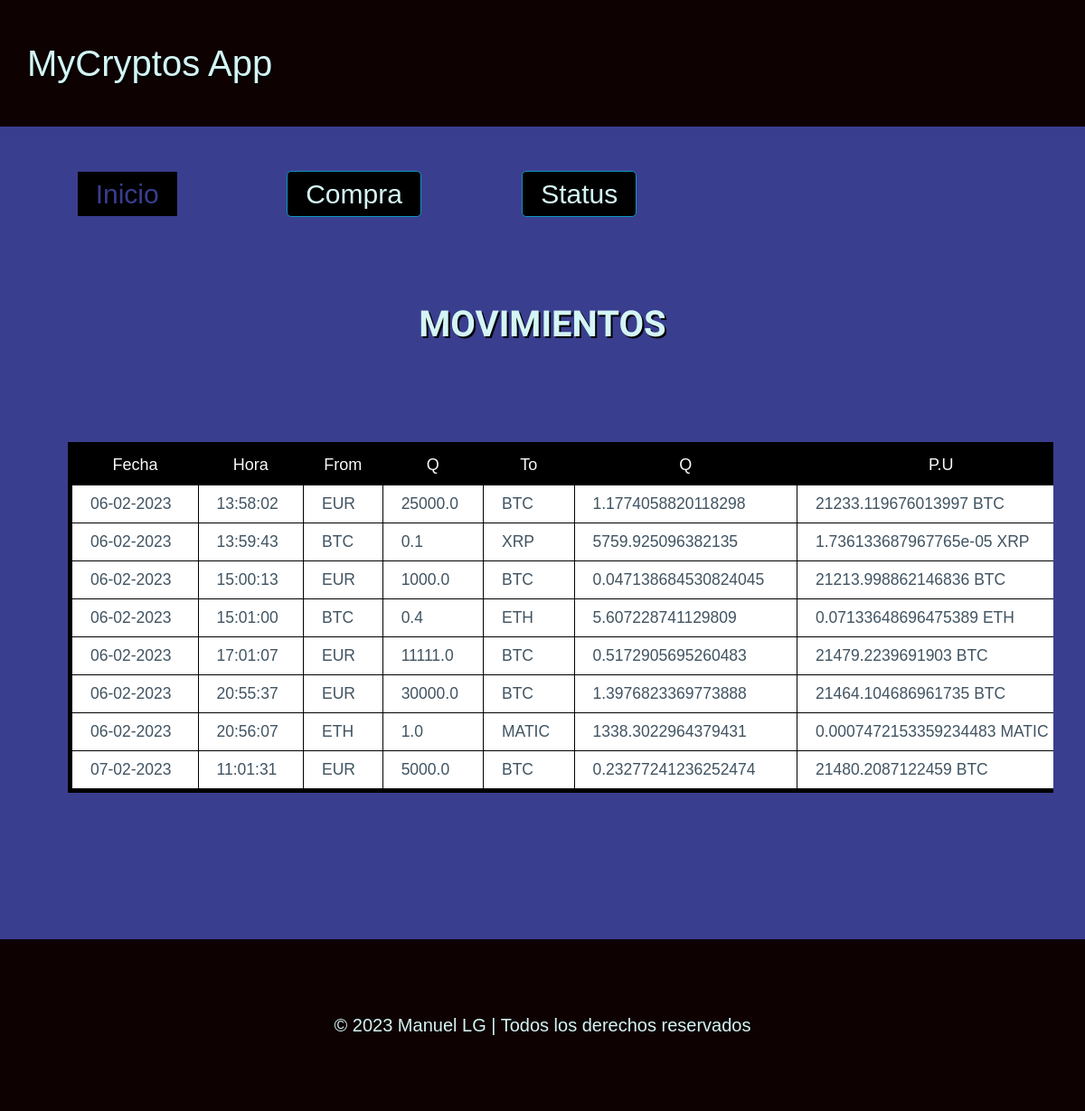
/, run on an earlier commit of the app's database.
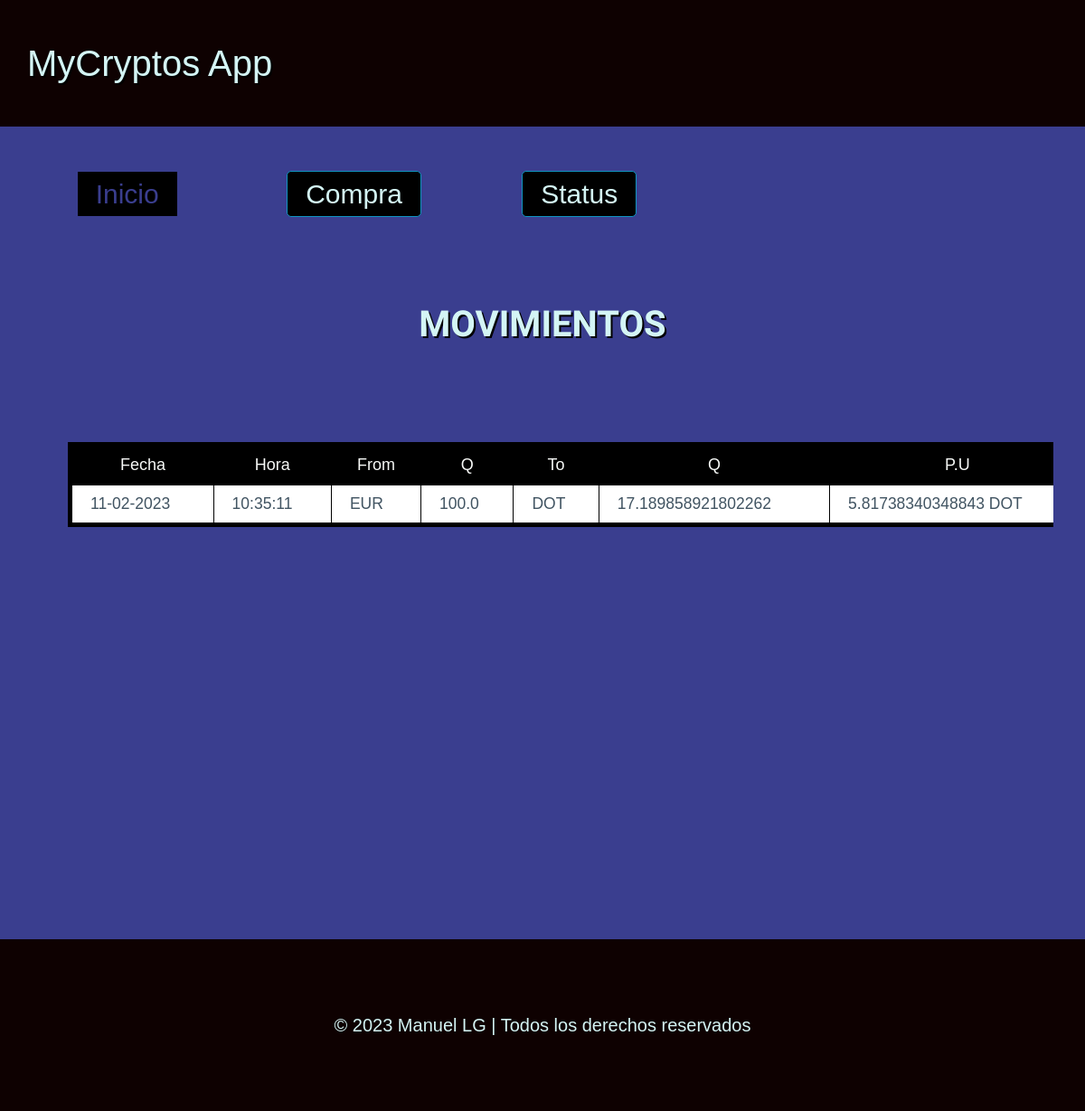
And on a later commit of the database.
### tables this page shows
CREATE TABLE "movimientos" (
	"id"	INTEGER,
	"fecha"	TEXT NOT NULL,
	"hora"	TEXT NOT NULL,
	"moneda_from"	TEXT NOT NULL,
	"cantidad_from"	REAL NOT NULL,
	"moneda_to"	TEXT NOT NULL,
	"cantidad_to"	REAL NOT NULL,
	PRIMARY KEY("id" AUTOINCREMENT)
);

### cryptos_changes/routes.py (the view)
@app.route("/")
def inicio():
    try:
        datos = data_manager.recuperar_datos()
        if isinstance(datos,dict):
            lista =[]
            lista.append(datos)
            return render_template("index.html",movimientos = lista)
        else:
            return render_template("index.html",movimientos = datos)
    except sqlite3.Error as e:
        flash("Se ha producido un error en la BBDD. Inténtelo más tarde")
        return render_template("index.html",movimientos = [])

### cryptos_changes/models.py (called while the page is built)
    def crear_diccionario(self,cur):
        filas = cur.fetchall()
        campos = []
        for item in cur.description:
            campos.append(item[0])
        resultado =[]
        for fila in filas:
            registro = {}
            for clave,valor in zip(campos,fila):
                registro[clave] = valor
            resultado.append(registro)
        return resultado[0] if len(resultado)== 1 else resultado

    def consulta(self, consulta, params= []):
        con= sqlite3.connect(self.origen_datos)
        cur = con.cursor()
        cur.execute(consulta, params)
        if cur.description:
            resultado = self.crear_diccionario(cur)
        else:
            resultado = None
            con.commit()
        con.close()
        return resultado

    def recuperar_datos(self):
        return self.consulta("SELECT * FROM movimientos ORDER BY fecha")

### cryptos_changes/templates/index.html (shortened to what this page needs)
{% extends 'base.html' %}
{% block menu%}
    <nav class="navbar-container">
        <ul class = "navbar-list">
            <li class="navbar-item"><p class="item-desactivado">Inicio</p></li>
            <li class="navbar-item"><a href="/purchase" role="button">Compra</a></li>
            <li class="navbar-item"><a href="/status" role="button">Status</a></li>
        </ul>
    </nav>
{% endblock %}
{% block contenido %}
    <h1 class="titulo-seccion" >MOVIMIENTOS</h1>
    {% if movimientos %}
        <div class="table-container" style=  "width: 100%; height: 700px; overflow: auto;">
            <table class="table" >
                <thead class="cabecera">
                    <tr class="cabecera">
                        <th>Fecha</th>
                        <th>Hora</th>
                        <th>From</th>
                        <th>Q</th>
                        <th>To</th>
                        <th>Q</th>
                        <th>P.U</th>
                    </tr>
                </thead>
                <tbody>
                    {% for item in movimientos %}
                        <tr>
                            <td>{{item['fecha']}}</td>
                            <td>{{item['hora']}}</td>
                            <td>{{item['moneda_from']}}</td>
                            <td>{{item['cantidad_from']}}</td>
                            <td>{{item['moneda_to']}}</td>
                            <td>{{item['cantidad_to']}}</td>
                            <td>{{item['cantidad_from']/item['cantidad_to']}} {{item['moneda_to']}}</td>
                        </tr>
                    {% endfor %}
                </tbody>
            </table>
        </div>
        {% else %}
            <div class="no-movs"><h1 class="subtitulo">Sin movimientos</h1></div>
        {% endif %}
{% endblock %}

What changed in the data, as far as the page shows it:
removed movimientos: fecha "06-02-2023", hora "13:58:02", moneda_from "EUR", cantidad_from "25000.0", moneda_to "BTC", cantidad_to "1.1774058820118298", item['cantidad_from']/item['cantidad_to'] "21233.119676013997"
removed movimientos: fecha "06-02-2023", hora "13:59:43", moneda_from "BTC", cantidad_from "0.1", moneda_to "XRP", cantidad_to "5759.925096382135", item['cantidad_from']/item['cantidad_to'] "1.736133687967765e-05"
removed movimientos: fecha "06-02-2023", hora "15:00:13", moneda_from "EUR", cantidad_from "1000.0", moneda_to "BTC", cantidad_to "0.047138684530824045", item['cantidad_from']/item['cantidad_to'] "21213.998862146836"
removed movimientos: fecha "06-02-2023", hora "15:01:00", moneda_from "BTC", cantidad_from "0.4", moneda_to "ETH", cantidad_to "5.607228741129809", item['cantidad_from']/item['cantidad_to'] "0.07133648696475389"
removed movimientos: fecha "06-02-2023", hora "17:01:07", moneda_from "EUR", cantidad_from "11111.0", moneda_to "BTC", cantidad_to "0.5172905695260483", item['cantidad_from']/item['cantidad_to'] "21479.2239691903"
removed movimientos: fecha "06-02-2023", hora "20:55:37", moneda_from "EUR", cantidad_from "30000.0", moneda_to "BTC", cantidad_to "1.3976823369773888", item['cantidad_from']/item['cantidad_to'] "21464.104686961735"
removed movimientos: fecha "06-02-2023", hora "20:56:07", moneda_from "ETH", cantidad_from "1.0", moneda_to "MATIC", cantidad_to "1338.3022964379431", item['cantidad_from']/item['cantidad_to'] "0.0007472153359234483"
removed movimientos: fecha "07-02-2023", hora "11:01:31", moneda_from "EUR", cantidad_from "5000.0", moneda_to "BTC", cantidad_to "0.23277241236252474", item['cantidad_from']/item['cantidad_to'] "21480.2087122459"
added movimientos: fecha "11-02-2023", hora "10:35:11", moneda_from "EUR", cantidad_from "100.0", moneda_to "DOT", cantidad_to "17.189858921802262", item['cantidad_from']/item['cantidad_to'] "5.81738340348843"
